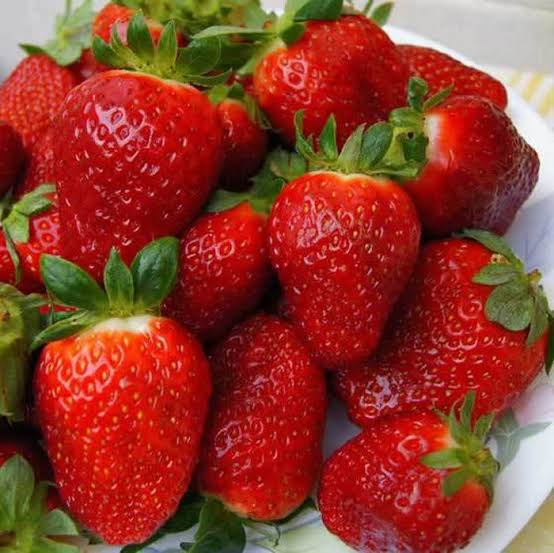
#> input picture fresa.jpg, 554 x 553 px
$ python p6-act10-0099.py
#> lines starting #> are read from the running program, lines starting #| are printed output that depends on the picture; after the words box and inside, x2 and y2 are one past the last pixel; in counts of white or black regions, pixels touching at a corner belong together
import numpy as np
import cv2
# Vision artificial act10 NC 0099
# Lee la imagen en escala de grises
img = cv2.imread("fresa.jpg", cv2.IMREAD_GRAYSCALE)
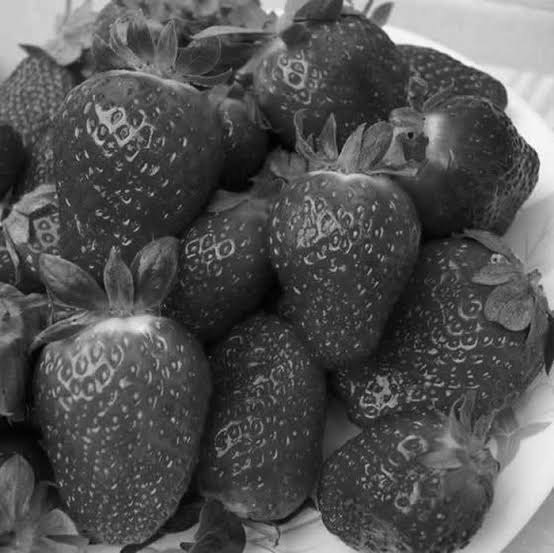
#> img: shape (553, 554); min 0, max 255, mean 83.9

# Abre la ventana con la imagen
cv2.imshow("fresa 0099", img)
cv2.waitKey(0)
cv2.destroyAllWindows()

# Linea
print(" La linea NC 0099 ")
# Crea una imagen negra
img = np.zeros((512,512,3), np.uint8)

# Dibuja una diagonal blanca de 3px desde una esquina a la otra
img = cv2.line(img,(0,0),(511,511),(255,255,255),3)

# Abre la ventana con la imagen
cv2.imshow("Line 0099", img)
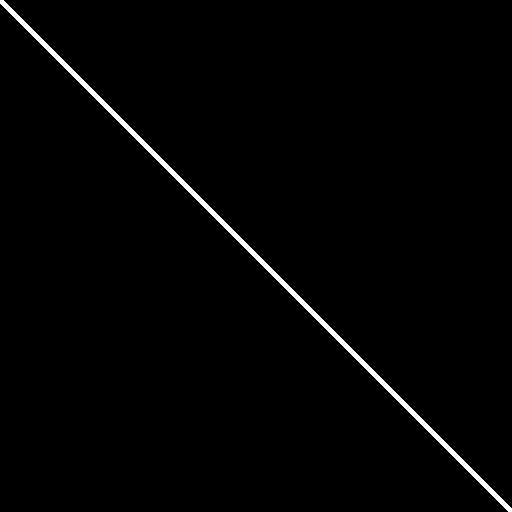
#> window 'Line 0099': shape (512, 512, 3); 1.4% white; 1 white region, box (x1, y1, x2, y2) and area: (0, 0, 512, 512) 3572
cv2.waitKey(0)
cv2.destroyAllWindows()


print(" El circulo 0099 ")
# Dibuja un circulo azul de radio 20px al centro de la imagen
img = cv2.circle(img, (260,260), 20, (255,0,0),-1)

# abre la ventana con la imagen
cv2.imshow(" Circulo 0099", img)
cv2.waitKey(0)
cv2.destroyAllWindows()

print("Texto 0099")
# Añade a la imagen el texto "Anais Medina 0099" en color blanco
img = cv2.putText(img, "Anais Medina 0099", (200, 30),cv2.FONT_HERSHEY_SIMPLEX, \
                  0.5, (255, 255, 255), 2)

# Abre la ventana con la imagen
cv2.imshow("texto 0099", img)
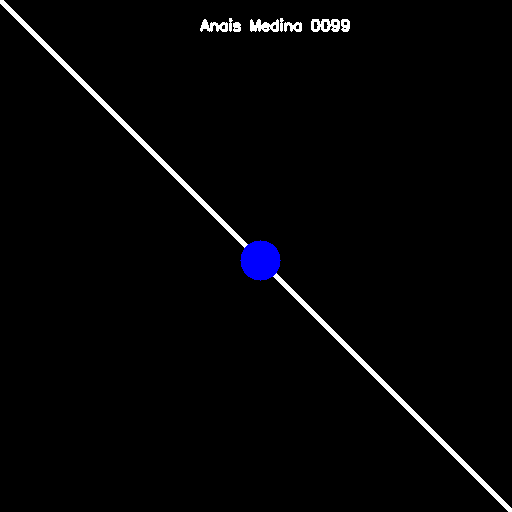
#> window 'texto 0099': shape (512, 512, 3); mean B, G, R 5.6, 4.3, 4.3
cv2.waitKey(0)
cv2.destroyAllWindows()

print("Thresholding 0099")

img = cv2.imread('fresa.jpg',0)

ret,thr1 = cv2.threshold(img,127,255,cv2.THRESH_BINARY)
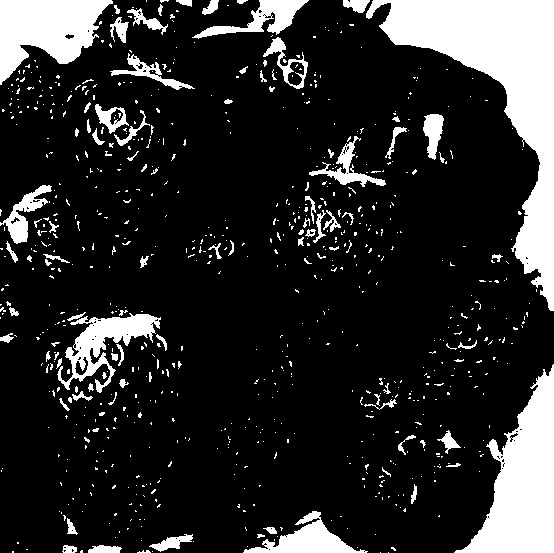
#> thr1: shape (553, 554); 16.9% white; 788 white regions (696 under 20 px), largest, box (x1, y1, x2, y2) and area: (366, 0, 554, 311) 17706, (454, 364, 554, 553) 9315, (0, 0, 113, 85) 5697
ret,thr2 = cv2.threshold(img,127,255,cv2.THRESH_BINARY_INV)
ret,thr3 = cv2.threshold(img,127,255,cv2.THRESH_TRUNC)
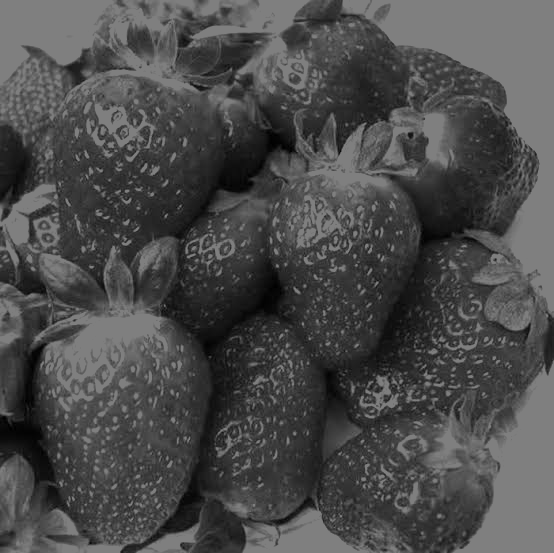
#> thr3: shape (553, 554); min 0, max 127, mean 75.2
ret,thr4 = cv2.threshold(img,127,255,cv2.THRESH_TOZERO)
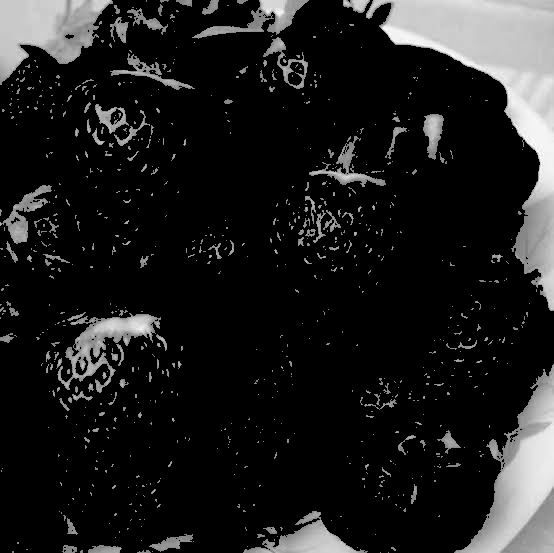
#> thr4: shape (553, 554); min 0, max 255, mean 30.1
ret,thr5 = cv2.threshold(img,127,255,cv2.THRESH_TOZERO_INV)
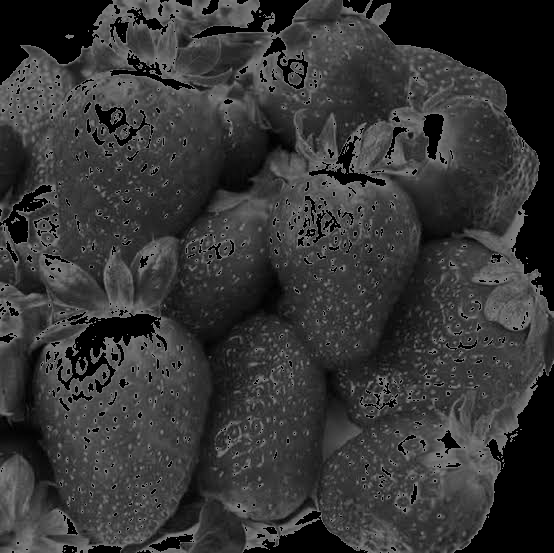
#> thr5: shape (553, 554); min 0, max 127, mean 53.8

cv2.imshow('BINARY',thr1)
cv2.imshow('BINARY_INV',thr2)
cv2.imshow('TRUNC',thr3)
cv2.imshow('TOZERO',thr4)
cv2.imshow('TOZERO_INV',thr5)


cv2.waitKey(0)
cv2.destroyAllWindows()

# Abre la ventana con la imagen
cv2.imshow("Thresholding 0099", img)
cv2.waitKey(0)
cv2.destroyAllWindows()

print("Trackbars 0099")

def on_trackbar(val):
  print(val)

# Crea a una imagen negra, y una ventana llamada 'Trackbars 0099'
img = np.zeros((300,512,3), np.uint8)
cv2.namedWindow('Trackbars 0099')

# Crea tres trackbar en frame, llamados R,G,B, que van de 0 a 255 y llaman a on_trackbar()
cv2.createTrackbar('R','Trackbars 0099',0,255,on_trackbar)
cv2.createTrackbar('G','Trackbars 0099',0,255,on_trackbar)
cv2.createTrackbar('B','Trackbars 0099',0,255,on_trackbar)

while(True):
    cv2.imshow('Trackbars 0099',img)
    k = cv2.waitKey(1) & 0xFF
#> (key Esc is pressed here)
    if k == 27:
        break

    # Obtiene las posiciones de los trackbars
    r = cv2.getTrackbarPos('R','Trackbars 0099')
    g = cv2.getTrackbarPos('G','Trackbars 0099')
    b = cv2.getTrackbarPos('B','Trackbars 0099')

    img[:] = [b,g,r]

cv2.destroyAllWindows()

# Abre la ventana con la imagen
cv2.imshow("Trackbars 0099", img)
cv2.waitKey(0)
cv2.destroyAllWindows()

print("anais Medina NC = 0099")
